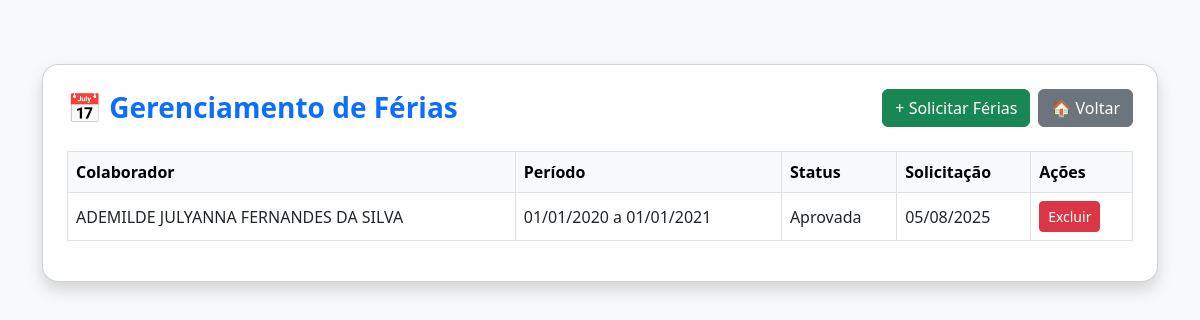
Screenshot of /auth/ferias/ (signed in) with the database file from the repository.
### dp_ses_management/models.py (models this page shows, shortened)
class Ferias(models.Model):
    STATUS_CHOICES = [
        ('pendente', 'Pendente'),
        ('aprovada', 'Aprovada'),
        ('rejeitada', 'Rejeitada'),
        ('cancelada', 'Cancelada'),
    ]
    colaborador = models.ForeignKey(Colaborador, on_delete=models.CASCADE, related_name='ferias')
    data_inicio = models.DateField(verbose_name="Data de Início")
    data_fim = models.DateField(verbose_name="Data de Fim")
    status = models.CharField(max_length=20, choices=STATUS_CHOICES, default='pendente')
    data_solicitacao = models.DateField(auto_now_add=True)
    observacoes = models.TextField(blank=True, null=True)

class Colaborador(models.Model):
    registro = models.AutoField(primary_key=True)
    matricula = models.CharField(max_length=255, unique=True, verbose_name="Matrícula (código funcional)", blank=True, null=True)
    nome_completo = models.CharField(max_length=255, verbose_name="Nome completo", blank=True, null=True)
    CARGO_CHOICES = [
        ('medico', 'Médico'),
        ('analista', 'Analista em Saúde'),
        ('assistente', 'Assistente em Saúde'),
        ('auxiliar', 'Auxiliar em Saúde'),
    ]
    cargo = models.CharField(max_length=255, choices=CARGO_CHOICES, verbose_name="Cargo", default='aux_admin', blank=True, null=True)
    funcao = models.CharField(max_length=255, verbose_name="Função Específica", blank=True, null=True)
    numero_conselho = models.CharField(max_length=255, blank=True, null=True, verbose_name="Número do conselho profissional")
    uf_conselho = models.CharField(max_length=255, blank=True, null=True, verbose_name="UF do conselho")
    nome_conselho = models.CharField(max_length=255, blank=True, null=True, verbose_name="Nome do conselho")
    SETOR_CHOICES = [
        ('almoxarifado', 'Almoxarifado'),
        ('ambulatorio', 'Ambulatório'),
        ('bloco_cirurgico', 'Bloco Cirúrgico'),
        ('ccih', 'CCIH'),
        ('clinica_cirurgica', 'Clínica Cirúrgica'),
        ('clinica_ortopedica', 'Clínica Ortopédica'),
        ('epidemiologia', 'Epidemiologia'),
        ('farmacia', 'Farmácia'),
        ('imobilizacao', 'Imobilização'),
        ('maternidade', 'Maternidade'),
        ('recepcao', 'Recepção'),
        ('same', 'SAME'),
        ('uti', 'UTI'),
        ('dp', 'Departamento Pessoal'),
    ]
    setor_trabalho = models.CharField(max_length=255, choices=SETOR_CHOICES, verbose_name="Setor de trabalho", default='enfermaria', blank=True, null=True)
    TURNO_CHOICES = [
        ('manha', 'Manhã'),
        ('tarde', 'Tarde'),
        ('noite', 'Noite'),
        ('integral', 'Integral'),
        ('diarista', 'Diarista'),
    ]
    turno = models.CharField(max_length=255, choices=TURNO_CHOICES, verbose_name="Turno", default='manha', blank=True, null=True)
    dias_trabalho = models.CharField(max_length=255, verbose_name="Dias de trabalho", blank=True, null=True)
    jornada_trabalho = models.CharField(max_length=255, verbose_name="Jornada de trabalho (Ex: 8h/dia)", blank=True, null=True)
    tipo_contrato = models.CharField(max_length=255, verbose_name="Tipo de contrato", blank=True, null=True)
    STATUS_CHOICES = [
        ('ativo', 'Ativo'),
        ('inativo', 'Inativo'),
        ('ferias', 'Férias'),
        ('afastado', 'Afastado'),
        ('licencan', 'Licença Nojo'),
        ('licencag', 'Licença Gala'),
        ('licencam', 'Licença Maternidade'),
        ('licencap', 'Licença Paternidade'),
        ('licencae', 'Licença Eleitoral'),
        ('licencat', 'Licença de Trato e Interesse Particular'),
        ('licencaedu', 'Licença Estudo'),
        ('licencapremio', 'Licença Prêmio'),
        ('demitido', 'Demitido'),
        ('exonerado', 'Exonerado'),
    ]
    status = models.CharField(max_length=255, choices=STATUS_CHOICES, verbose_name="Status", default='ativo', blank=True, null=True)
    data_admissao = models.DateField(verbose_name="Data de admissão", blank=True, null=True)
    nome_mae = models.CharField(max_length=255, verbose_name="Nome da mãe", blank=True, null=True)
    nome_pai = models.CharField(max_length=255, blank=True, null=True, verbose_name="Nome do pai")
    data_nascimento = models.DateField(verbose_name="Data de nascimento", blank=True, null=True)
    naturalidade = models.CharField(max_length=255, verbose_name="Naturalidade (cidade/estado)", blank=True, null=True)
    ESTADO_CIVIL_CHOICES = [
        ('solteiro', 'Solteiro(a)'),
        ('casado', 'Casado(a)'),
        ('divorciado', 'Divorciado(a)'),
        ('viuvo', 'Viúvo(a)'),
        ('uniao_estavel', 'União Estável'),
    ]
    estado_civil = models.CharField(max_length=255, choices=ESTADO_CIVIL_CHOICES, verbose_name="Estado civil", default='solteiro', blank=True, null=True)
    titulo_eleitor = models.CharField(max_length=255, blank=True, null=True, verbose_name="Título de eleitor")
    zona_eleitoral = models.CharField(max_length=255, blank=True, null=True, verbose_name="Zona eleitoral")
    secao_eleitoral = models.CharField(max_length=255, blank=True, null=True, verbose_name="Seção eleitoral")
    estado_vota = models.CharField(max_length=255, blank=True, null=True, verbose_name="Estado onde vota")
    rg_completo = models.CharField(max_length=255, verbose_name="RG (Número e órgão emissor)", blank=True, null=True)
    cpf = models.CharField(max_length=255, unique=True, verbose_name="CPF", blank=True, null=True)
    numero_ctps = models.CharField(max_length=255, unique=True, verbose_name="Número da CTPS", blank=True, null=True)
    serie_ctps = models.CharField(max_length=255, verbose_name="Série da CTPS", blank=True, null=True)
    uf_ctps = models.CharField(max_length=255, verbose_name="UF da CTPS", blank=True, null=True)
    documento_militar = models.CharField(max_length=255, blank=True, null=True, verbose_name="Documento militar")
    grau_instrucao = models.CharField(max_length=255, verbose_name="Grau de instrução", blank=True, null=True)
    numero_pasep = models.CharField(max_length=255, blank=True, null=True, verbose_name="Número do PASEP")
    celular = models.CharField(max_length=255, verbose_name="Celular", blank=True, null=True)
    telefone_fixo = models.CharField(max_length=255, blank=True, null=True, verbose_name="Telefone fixo")
    email = models.EmailField(verbose_name="E-mail", unique=True, blank=True, null=True)
    cep = models.CharField(max_length=255, verbose_name="CEP", blank=True, null=True)
    endereco = models.CharField(max_length=255, verbose_name="Logradouro", blank=True, null=True)
    numero = models.CharField(max_length=255, verbose_name="Número", blank=True, null=True)
    complemento = models.CharField(max_length=255, blank=True, null=True, verbose_name="Complemento")
    bairro = models.CharField(max_length=255, verbose_name="Bairro", blank=True, null=True)
    cidade = models.CharField(max_length=255, verbose_name="Cidade", blank=True, null=True)
    uf = models.CharField(max_length=255, verbose_name="UF", blank=True, null=True)
    observacoes = models.TextField(
        max_length=10000,
        blank=True,
        null=True,
        verbose_name="Observações (informações adicionais)"
    )

### dp_ses_management/views.py (the view)
# urls.py: path('ferias/', views.listar_ferias, name='listar_ferias'),
@login_required(login_url='/auth/login/')
def listar_ferias(request):
    ferias_list = Ferias.objects.all().order_by('-data_solicitacao')
    context = {
        'ferias_list': ferias_list,
    }
    return render(request, 'tarefas/listar_ferias.html', context)

### templates/tarefas/listar_ferias.html (shortened to what this page needs)
<!DOCTYPE html>
<html lang="pt-BR">
<head>
    {% load static %}
    <link href="https://cdn.jsdelivr.net/npm/bootstrap@5.3.0/dist/css/bootstrap.min.css" rel="stylesheet">
</head>
<body>
    <div class="container py-3 py-lg-5">
        <div class="card shadow p-3 p-lg-4">
            <div class="d-flex flex-column flex-md-row justify-content-between align-items-start align-items-md-center mb-3 mb-lg-4 gap-2">
                <h1 class="h3 fw-bold text-primary mb-2 mb-md-0">📅 Gerenciamento de Férias</h1>
                <div class="d-flex flex-column flex-sm-row gap-2 header-actions">
                    <a href="{% url 'tarefas:solicitar_ferias' %}" class="btn btn-success">
                        + Solicitar Férias
                    </a>
                    <a href="{% url 'tarefas:home' %}" class="btn btn-secondary">
                        🏠 Voltar
                    </a>
                </div>
            </div>
            {% if ferias_list %}
                <div class="table-responsive">
                    <table class="table table-hover table-bordered align-middle">
                        <thead class="table-light">
                            <tr>
                                <th>Colaborador</th>
                                <th>Período</th>
                                <th>Status</th>
                                <th>Solicitação</th>
                                <th class="text-nowrap">Ações</th>
                            </tr>
                        </thead>
                        <tbody>
                            {% for ferias in ferias_list %}
                                <tr>
                                    <td>{{ ferias.colaborador.nome_completo }}</td>
                                    <td class="text-nowrap">{{ ferias.data_inicio|date:"d/m/Y" }} a {{ ferias.data_fim|date:"d/m/Y" }}</td>
                                    <td>{{ ferias.get_status_display }}</td>
                                    <td class="text-nowrap">{{ ferias.data_solicitacao|date:"d/m/Y" }}</td>
                                    <td>
                                        <div class="action-buttons">
                                            {% if ferias.status == 'pendente' %}
                                                <a href="{% url 'tarefas:aprovar_ferias' ferias.id %}" class="btn btn-primary btn-sm">Aprovar</a>
                                                <a href="{% url 'tarefas:excluir_ferias' ferias.id %}" class="btn btn-danger btn-sm" onclick="return confirm('Tem certeza que deseja excluir esta solicitação de férias?');">Excluir</a>
                                            {% else %}
                                                <a href="{% url 'tarefas:excluir_ferias' ferias.id %}" class="btn btn-danger btn-sm" onclick="return confirm('Tem certeza que deseja excluir esta solicitação de férias?');">Excluir</a>
                                            {% endif %}
                                        </div>
                                    </td>
                                </tr>
                            {% endfor %}
                        </tbody>
                    </table>
                </div>
            {% else %}
                <div class="alert alert-info mt-3 mt-lg-4" role="alert">
                    Nenhuma solicitação de férias encontrada.
                </div>
            {% endif %}
        </div>
    </div>
</body>
</html>

### templates/tarefas/listar_ferias.html (style rules this page uses)
body { font-family: 'Segoe UI', sans-serif; background-color: #f8f9fa; padding: 1rem; }
.card { border-radius: 1rem; overflow: hidden; }

### rows the page displays
Ferias: colaborador.nome_completo "ADEMILDE JULYANNA FERNANDES DA SILVA", data_inicio "01/01/2020", data_fim "01/01/2021", status "Aprovada", data_solicitacao "05/08/2025", shows "Excluir"
